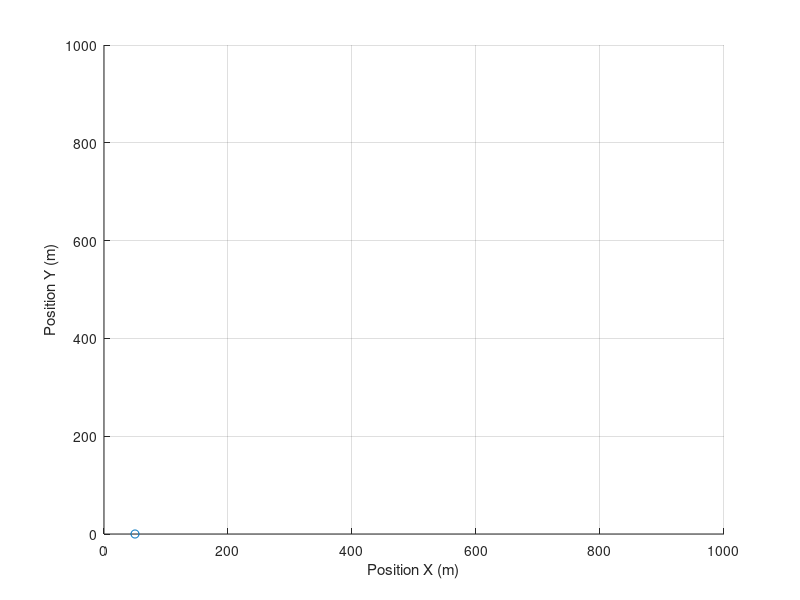

Reproduce this figure in MATLAB. (Note: this script raises an error after producing the figure.)
clc
clear

% -------------


z0 = 020;
z1 = 060;
z2 = 100;
% z2 = 101;



% -------------

fig1 = figure(1);
clf
% fig1.Position(3:4) = [900 900];
xlabel('Position X (m)')
ylabel('Position Y (m)')
grid on
hold on
axis([0 1000 0 1000 0 200])
% axis equal





% % Coordenadas de los vértices del rectángulo
% x = [0 1 1 0]; % Coordenadas x de los vértices
% y = [0 0 1 1]; % Coordenadas y de los vértices
% z = [0 0 0 0]; % Coordenadas z (plano horizontal)
% % Dibujar el rectángulo en 3D
% fill3(x, y, z, 'r'); % 'r' para color rojo
% 
% % Añadir un rectángulo en otro plano (opcional)
% z2 = [1 1 1 1]; % Cambia la altura a z=1
% fill3(x, y, z2, 'b'); % 'b' para color azul






colorZ1 = [0.8500 0.3250 0.0980];
colorZ2 = [0.9290 0.6940 0.1250];

for y = 0:100:1000
    for x = 50:100:950
        plot3(x,y,z1,'o', ...
              MarkerSize=4, MarkerFaceColor = colorZ1,...
              Color = colorZ1)
        if mod(y/100,2) == 0
            quiver3(x,y,z1, 100,0,0,':', ...
                    LineWidth = 1,   ...
                    MaxHeadSize = 10, ...
                    Color=colorZ1)
        else
            quiver3(x+100,y,z1, -100,0,0,':', ...
                    LineWidth = 1,   ...
                    MaxHeadSize = 2, ...
                    Color=colorZ1)
        end
    end
end

for x = 0:100:1000
    for y = 50:100:950
        plot3(x,y,z2,'o', ...
              MarkerSize=4, MarkerFaceColor = colorZ2,...
              Color = colorZ2)
        if mod(x/100,2) == 0
            marker = '^';
            quiver3(x,y,z2, 0,100,0,':', ...
                    LineWidth = 1,   ...
                    MaxHeadSize = 2, ...
                    Color=colorZ2)
        else
            quiver3(x,y+100,z2, 0,-100,0,':', ...
                    LineWidth = 1,   ...
                    MaxHeadSize = 2, ...
                    Color=colorZ2)
        end
    end
end

% -------------
fp1  = FlightPlan(Waypoint.empty);

wp1Y = Waypoint;
wp1Y.t   = 0;
wp1Y.pos = [  80  350   z0 ];
wp1Y.vel = [ 000  000  000 ];
fp1.SetWaypoint(wp1Y);

wp1Z = Waypoint;
wp1Z.t   = 20;
wp1Z.pos = [ 150  400   z1 ];
wp1Z.vel = [ 010  000  000 ];
fp1.SetWaypoint(wp1Z);

wp1A = Waypoint;
wp1A.t   = 40;
wp1A.pos = [ 350  400   z1 ];
wp1A.vel = [ 010  000  000 ];
fp1.SetWaypoint(wp1A);

wp1B = Waypoint;
wp1B.t   = 50;
wp1B.pos = [ 400  450   z2 ];
wp1B.vel = [ 000  010  000 ];
fp1.SetWaypoint(wp1B);

wp1C = Waypoint;
wp1C.t   = 80;
wp1C.pos = [ 400  750   z2 ];
wp1C.vel = [ 000  010  000 ];
fp1.SetWaypoint(wp1C);

wp1D = Waypoint;
wp1D.t   = 90;
wp1D.pos = [ 450  800   z1 ];
wp1D.vel = [ 010  000  000 ];
fp1.SetWaypoint(wp1D);

wp1E = Waypoint;
wp1E.t   = 120;
wp1E.pos = [ 750  800   z1 ];
wp1E.vel = [ 010  000  000 ];
fp1.SetWaypoint(wp1E);

wp1F = Waypoint;
wp1F.t   = 140;
wp1F.pos = [ 860  780   z0 ];
wp1F.vel = [ 000  000  000 ];
fp1.SetWaypoint(wp1F);

fp1.SetJLS()
tr = fp1.Trace(1);
tr = tr(1:end-1,:);

% pos
figure(1)
hold on

colorFP1 = [0.4660 0.6740 0.1880];
plot3(tr(:,2),tr(:,3),tr(:,4), ...
    '-', ...
    Color = colorFP1,...
    LineWidth = 3 );

plot3(tr(1,2),tr(1,3),tr(1,4), ...
    'o', ...
    MarkerSize = 10, ...
    MarkerFaceColor = colorFP1, ...
    MarkerEdgeColor = colorFP1);

plot3(tr(end,2),tr(end,3),tr(end,4), ...
    'o', ...
    MarkerSize = 10, ...
    MarkerFaceColor = colorFP1, ...
    MarkerEdgeColor = colorFP1);


% wp1A.PlotVel;
%wp1B.PlotVel;


%%------------------------------
% vel

fig2 = figure(2);
clf
grid on

% fig2.Position(3:4) = [400 300];
xlabel('Time (s)')
ylabel('Velocity (m/s)')
axis([0 200 0 12])


figure(2)
hold on
plot(tr(:,1),sqrt(tr(:,5).^2 + tr(:,6).^2 + tr(:,7).^2), ...
    '-', ...
    LineWidth = 1.5,...
    Color=colorFP1)



%%-----------------------------------------

% -------------
fp2  = FlightPlan(Waypoint.empty);

wp2Y = Waypoint;
wp2Y.t   = 9;
wp2Y.pos = [ 600  400   z0 ];
wp2Y.vel = [ 000  000  000 ];
fp2.SetWaypoint(wp2Y);

wp2Z = Waypoint;
wp2Z.t   = 30;
wp2Z.pos = [ 550  500   z1 ];
wp2Z.vel = [ -10  000  000 ];
fp2.SetWaypoint(wp2Z);

% wp2A = Waypoint;
% wp2A.t   = 40;
% wp2A.pos = [ 700  350   z2 ];
% wp2A.vel = [ 000  -10  000 ];
% fp2.SetWaypoint(wp2A);

% wp2B = Waypoint;
% wp2B.t   = 50;
% wp2B.pos = [ 650  300   z1 ];
% wp2B.vel = [ -10  000  000 ];
% fp2.SetWaypoint(wp2B);

wp2C = Waypoint;
wp2C.t   = 60;
wp2C.pos = [ 250  500   z1 ];
wp2C.vel = [ -10  000  000 ];
fp2.SetWaypoint(wp2C);

wp2D = Waypoint;
wp2D.t   = 70;
wp2D.pos = [ 200  550   z2 ];
wp2D.vel = [ 000  010  000 ];
fp2.SetWaypoint(wp2D);

wp2E = Waypoint;
wp2E.t   = 100;
wp2E.pos = [ 200  850   z2 ];
wp2E.vel = [ 000  010  000 ];
fp2.SetWaypoint(wp2E);

wp2F = Waypoint;
wp2F.t   = 110;
wp2F.pos = [ 150  900   z1 ];
wp2F.vel = [ -10  000  000 ];
fp2.SetWaypoint(wp2F);

wp2G = Waypoint;
wp2G.t   = 125;
wp2G.pos = [ 100  900   z0 ];
wp2G.vel = [ 000  000  000 ];
fp2.SetWaypoint(wp2G);



fp2.SetJLS()
tr = fp2.Trace(1);
tr = tr(1:end-1,:);

% pos
figure(1)
hold on

colorFP2 = [0.3010 0.7450 0.9330];
plot3(tr(:,2),tr(:,3),tr(:,4), ...
    '-', ...
    Color = colorFP2,...
    LineWidth = 3 );

plot3(tr(1,2),tr(1,3),tr(1,4), ...
    'o', ...
    MarkerSize = 10, ...
    MarkerFaceColor = colorFP2, ...
    MarkerEdgeColor = colorFP2);

plot3(tr(end,2),tr(end,3),tr(end,4), ...
    'o', ...
    MarkerSize = 10, ...
    MarkerFaceColor = colorFP2, ...
    MarkerEdgeColor = colorFP2);


%%------------------------------
% vel

figure(2)
hold on
plot(tr(:,1),sqrt(tr(:,5).^2 + tr(:,6).^2 + tr(:,7).^2), ...
    '-', ...
    LineWidth = 1.5, ...
    Color=colorFP2 )
